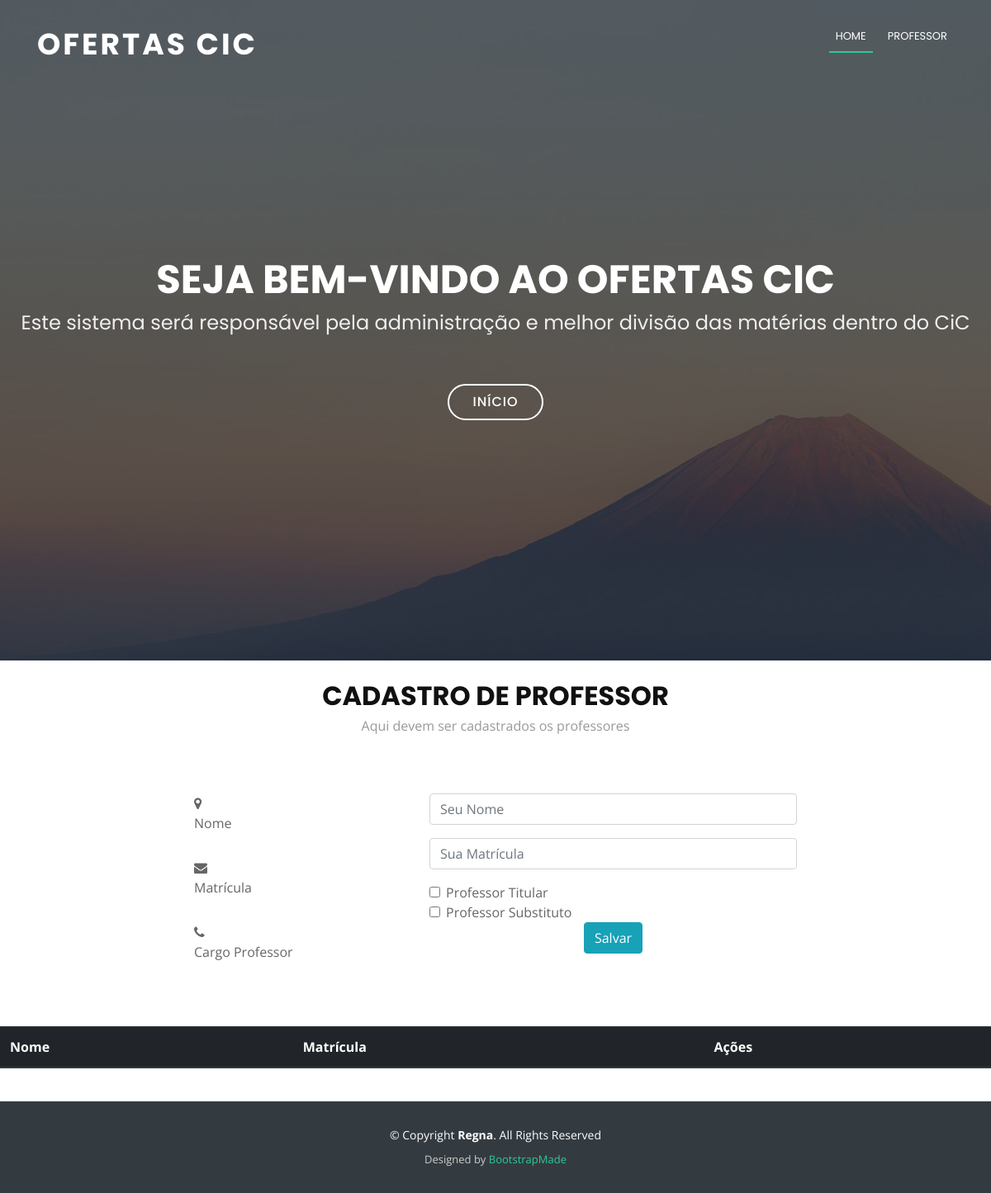
The page /cms/cadastroProfessor/ on the database as committed earlier.
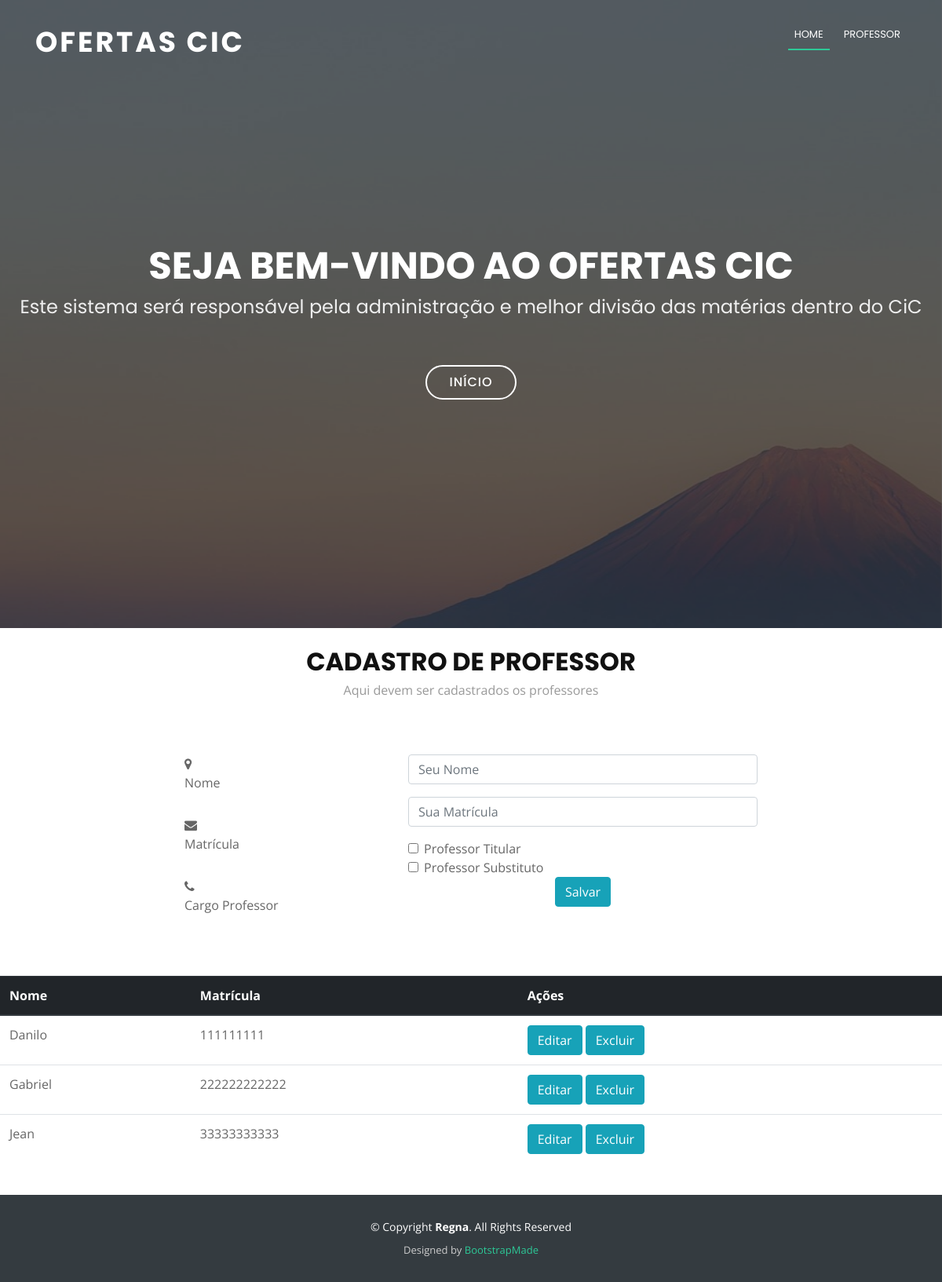
The same page on the database as committed later.
### cms/models.py (models this page shows)
class tipo_professor(models.Model):
    id_tipo_professor = models.AutoField(primary_key = True)
    descricao = models.CharField('Descricao do tipo de professor', max_length = 500)
    ativo = models.BooleanField(default=True)
    objects = tipo_professor_manager()

class professor(models.Model):
    id_professor = models.AutoField(primary_key=True)
    nome = models.CharField('Nome do professor', max_length=500)
    matricula = models.CharField('Matricula do professor', max_length=500)
    id_tipo_professor = models.ForeignKey(tipo_professor, related_name='tipo_professor')
    ativo = models.BooleanField(default=True)
    objects = professor_manager()

### cms/views.py (the view)
def cadastroProfessor(request):
    context = {}
    if request.method == 'POST':
        form = ProfessorForm()
        tiposProfessor = form.carregarTipoProfessor()
        nome  = request.POST.get('nome')
        print(nome + '\n')
        matricula = request.POST.get('matricula')
        print(matricula + '\n')
        idProfessor = request.GET.get('editar')
        print(str(idProfessor) + '\n')
        for tipo in tiposProfessor:
            idTipoProfessor = request.POST.get(str(tipo.id_tipo_professor))
            print(str(idTipoProfessor) + '\n')
            if (idTipoProfessor == str(tipo.id_tipo_professor) or idTipoProfessor == 'on'):
                tipoProfessor = tipo_professor.objects.retornarPorId(tipo.id_tipo_professor).first()
                break
        professorSalvar = professor()
        if idProfessor != None:
            professorSalvar.id_professor = idProfessor
        professorSalvar.ativo = True
        professorSalvar.id_tipo_professor = tipoProfessor
        professorSalvar.nome = nome
        professorSalvar.matricula = matricula
        print('Cheguei no salvar \n')
        form.salvarProfessor(professorSalvar)
        professores = form.carregarProfessoresAlfabetico()
        return redirect('cadastroProfessor')
    else:
        idProfessor = request.GET.get('editar')
        if idProfessor != None:
            form = ProfessorForm()
            tiposProfessor = form.carregarTipoProfessor()
            professores = form.carregarProfessoresAlfabetico()
            professorEditar = form.retornarProfessorPorId(idProfessor)
            context['nome'] = professorEditar.nome
            context['matricula'] = professorEditar.matricula
            for tipo in tiposProfessor:
                if professorEditar.id_tipo_professor.id_tipo_professor == tipo.id_tipo_professor:
                    context[str(tipo.id_tipo_professor)] = tipo.id_tipo_professor
                    context['tipoProf'] = tipo.id_tipo_professor
                    break
        else:
            idProfessor = request.GET.get('excluir')
            if idProfessor != None:
                form = ProfessorForm()
                form.excluirProfessor(form.retornarProfessorPorId(idProfessor))
                tiposProfessor = form.carregarTipoProfessor()
                professores = form.carregarProfessoresAlfabetico()
            else:
                form = ProfessorForm()
                tiposProfessor = form.carregarTipoProfessor
                professores = form.carregarProfessoresAlfabetico()
    context['tiposProfessor'] = tiposProfessor
    context['form'] = form
    context['professores'] = professores
    template_name = 'oferta/cadastroProfessor.html'
    return render(request, template_name, context)

### cms/forms.py (shortened to what this page needs)
class ProfessorForm(forms.ModelForm):
    def carregarTipoProfessor(self):
        tipos = tipo_professor.objects.retornarTodos()
        return tipos
    def carregarProfessoresAlfabetico(self):
        return professor.objects.retornarTodosProfessoresAlfabetico()
    class Meta:
        model = professor
        fields = ('id_professor', 'nome', 'matricula', 'id_tipo_professor', 'ativo')

### cms/models.py (called while the page is built)
    def retornarTodos(self):
        return self.all()

    def retornarTodosProfessoresAlfabetico(self):
        return self.all().order_by('nome')

### cms/templates/oferta/cadastroProfessor.html (shortened to what this page needs)
{% extends "base.html" %}
{% load static  %}
{% block navbar %}
<ul class="nav-menu">
          <li class="menu-active"><a href="{% url 'index' %}">Home</a></li>
  <li><a href="#professor">Professor </a></li>
        </ul>
{% endblock %}
{% block content %}
<br id="contact">
      <div class="container wow fadeInUp">
        <div class="section-header">
          <h3 class="section-title">Cadastro de Professor</h3>
          <p class="section-description">Aqui devem ser cadastrados os professores</p>
        </div>
      </div>
<div class="container wow fadeInUp">
        <div class="row justify-content-center">
          <div class="col-lg-3 col-md-4">
            <div class="info">
              <div>
                <i class="fa fa-map-marker"></i>
                <p>Nome</p>
              </div>
              <div>
                <i class="fa fa-envelope"></i>
                <p>Matrícula</p>
              </div>
              <div>
                <i class="fa fa-phone"></i>
                <p>Cargo Professor</p>
              </div>
            </div>
          </div>
          <div class="col-lg-5 col-md-8">
            <div class="form">
              <form action="#professor" method="post">
                <div class="form-group">
                  <input type="text" name="nome" class="form-control" value="{{nome}}" id="name" placeholder="Seu Nome" data-rule="minlen:4" data-msg="Por favor digite pelo 4 caracteres" />
                </div>
                <div class="form-group">
                  <input type="number" class="form-control" value="{{matricula}}" name="matricula" id="email" placeholder="Sua Matrícula"/>
                </div>
                <div class="form-check">
                  {% for tipo in tiposProfessor %}
                    {% if tipoProf != tipo.id_tipo_professor %}
                      <input type="checkbox" class="form-check-input" id = "{{tipo.descricao}}" name="{{tipo.id_tipo_professor}}"/>
                      <label class="form-check-label" for="{{tipo.descricao}}">{{tipo.descricao}}</label>
                    {% else %}
                      <input type="checkbox" class="form-check-input" id = "{{tipo.descricao}}" value="{{tipo.id_tipo_professor}}" name="{{tipo.id_tipo_professor}}" checked/>
                      <label class="form-check-label" for="{{tipo.descricao}}">{{tipo.descricao}}</label>
                    {% endif %}
                  {% endfor %}
                </div>
                <div class="text-center"><button  class="btn btn-info"type="submit">Salvar</button></div>
              </form>
            </div>
          </div>
        </div>
      </div>
      <form method="get" action="#professorTable" >
      <table class="table">
        <thead class="thead-dark">
          <tr>
            <th scope="col">Nome</th>
            <th scope="col">Matrícula</th>
            <th scope="col">Ações</th>
          </tr>
        </thead>
        <tbody>
          {% for prof in professores %}
          <tr>
            <td>
              {{prof.nome}}
            </td>
            <td>
              {{prof.matricula}}
            </td>
            <td>
               <button class="btn btn-info" type="submit" value="{{prof.id_professor}}" name="editar" > Editar  </button>
               <button class="btn btn-info" type="submit" value="{{prof.id_professor}}" name="excluir"> Excluir </button>
            </td>
          </tr>
          {% endfor %}
        </tbody>
        </table>
        </form>
{% endblock %}

Rows that differ between the two databases and show on the page:
added professor: nome "Danilo", matricula "111111111", {{ prof.id_professor }} 1 (drawn)
added professor: nome "Gabriel", matricula "222222222222", {{ prof.id_professor }} 2 (drawn)
added professor: nome "Jean", matricula "33333333333", {{ prof.id_professor }} 3 (drawn)
